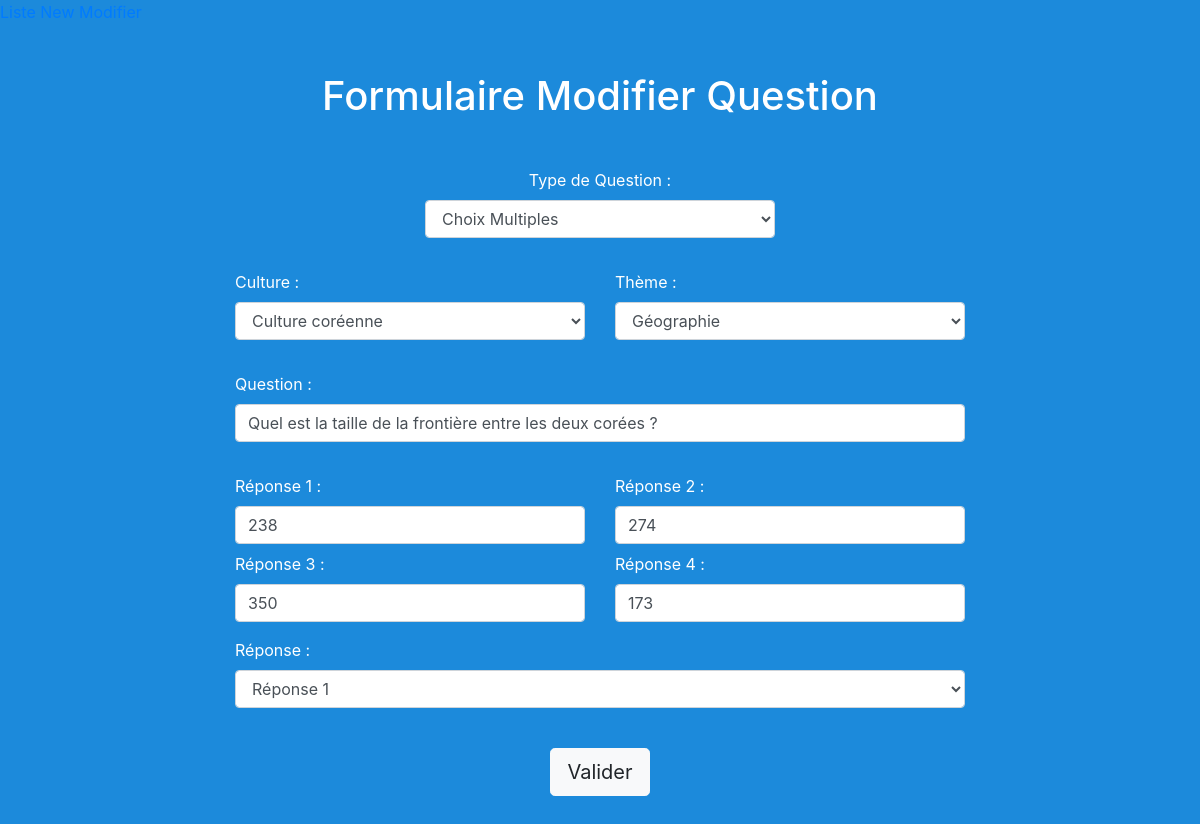
Screenshot of /modify_question.php?id=16 with the database file from the repository.
### tables this page shows
CREATE TABLE `questions`(
    `question_id` INT(11) NOT NULL,
    `culture` VARCHAR(150) NOT NULL,
    `theme_id` INT(11) NOT NULL,
    `type` INT(11) NOT NULL,
    `question_name` VARCHAR(150) NOT NULL,
    `answer_1` VARCHAR(150) NOT NULL,
    `answer_2` VARCHAR(150) NOT NULL,
    `answer_3` VARCHAR(150) NOT NULL,
    `answer_4` VARCHAR(150) NOT NULL,
    `right_answer` INT(11) NOT NULL
);

### functions.php (called while the page is built, shortened)
<?php
function bdd_connect()
{
    try {
        $options = [
            PDO::ATTR_ERRMODE => PDO::ERRMODE_EXCEPTION
        ];
        $dsn = 'mysql:host=' . BDD_HOST . ';dbname=' . BDD_NAME . ';charset=utf8';
        $bdd_instance = new PDO($dsn, BDD_USER, BDD_PWD, $options);
        return $bdd_instance;
    } catch (PDOException $ex) {
        printf('Connexion Base De Données - Erreur code "%s"', $ex->getCode());
    }
}
function get_qestion($id)
{
    $bdd_instance = bdd_connect();
    $request = <<<EOD
        SELECT
            `culture`, `theme_id`, `type`, `question_name`, `answer_1`, `answer_2`, `answer_3`, `answer_4`, `right_answer`
        FROM `questions`
        WHERE `question_id` = :id;
EOD;
    $stmt = $bdd_instance->prepare($request);
    $stmt->bindValue(':id', $id);
    $stmt->execute();
    $question = $stmt->fetchAll(PDO::FETCH_ASSOC);
    return ($question);
}
?>

### modify_question.php (the view, shortened to what this page needs)
<?php
require_once __DIR__ . '/inc/header.php';
$question = get_qestion($_GET["id"]);
?>
<h1 class="mb-5 text-center">
    Formulaire Modifier Question
</h1>
<?php if ($_SERVER['REQUEST_METHOD'] == 'POST') {
    require_once __DIR__ . '/inc/confirmation.php';
} else { ?>
    <form method="POST" action="">
        <div class="row">
            <div class="form-group col-8 col-md-4 mx-auto">
                <label class="d-block text-center" for="qstn_type">Type de Question :</label>
                <select class="form-control" name="qstn_type" id="qstn_type" required>
                    <option value="2" <?= $question[0]["type"] == 2 ? "selected" : '' ; ?>>Choix Multiples</option>
                </select>
            </div>
        </div>
        <div class="row mt-3">
            <div class="form-group col-8 col-md-4 mx-auto ml-md-auto mr-md-0 mb-2">
                <label for="qstn_cult">Culture :</label>
                <select class="form-control" name="qstn_cult" id="qstn_cult" required>
                    <option value="Culture coréenne" <?= $question[0]["culture"] == 'Culture coréenne' ? "selected" : '' ; ?>>Culture coréenne</option>
                </select>
            </div>
            <div class="form-group col-8 col-md-4 mx-auto mr-md-auto ml-md-0">
                <label for="qstn_theme">Thème :</label>
                <select class="form-control" name="qstn_theme" id="qstn_theme" required>
                    <option value="2" <?= $question[0]["theme_id"] == 2 ? "selected" : '' ; ?>>Géographie</option>
                </select>
            </div>
        </div>
        <div class="row mt-3">
            <div class="form-group col-8 mx-auto">
                <label for="qstn_text">Question :</label>
                <input class="form-control" type="text" name="qstn_text" id="qstn_text" value="<?= $question[0]["question_name"]; ?>" required>
            </div>
        </div>
        <div id="qstn_type_2_block">
            <div id="qstn_type_2_block" class="row mt-3">
                <div class="form-group col-8 col-md-4 mx-auto ml-md-auto mr-md-0 mb-2">
                    <label for="qstn_type_2_answer_1">Réponse 1 :</label>
                    <input class="form-control" type="text" name="qstn_type_2_answer_1" id="qstn_type_2_answer_1" value="<?= $question[0]["answer_1"]; ?>">
                </div>
                <div class="form-group col-8 col-md-4 mx-auto mr-md-auto ml-md-0 mb-2">
                    <label for="qstn_type_2_answer_2">Réponse 2 :</label>
                    <input class="form-control" type="text" name="qstn_type_2_answer_2" id="qstn_type_2_answer_2" value="<?= $question[0]["answer_2"]; ?>">
                </div>
            </div>
            <div class="row">
                <div class="form-group col-8 col-md-4 mx-auto ml-md-auto mr-md-0 mb-2">
                    <label for="qstn_type_2_answer_3">Réponse 3 :</label>
                    <input class="form-control" type="text" name="qstn_type_2_answer_3" id="qstn_type_2_answer_3" value="<?= $question[0]["answer_3"]; ?>">
                </div>
                <div class="form-group col-8 col-md-4 mx-auto mr-md-auto ml-md-0">
                    <label for="qstn_type_2_answer_4">Réponse 4 :</label>
                    <input class="form-control" type="text" name="qstn_type_2_answer_4" id="qstn_type_2_answer_4" value="<?= $question[0]["answer_4"]; ?>">
                </div>
            </div>
            <div class="row">
                <div class="form-group col-8 mx-auto">
                    <label for="qstn_type_2_answer">Réponse :</label>
                    <select class="form-control" name="qstn_type_2_answer" id="qstn_type_2_answer">
                        <option value="1" <?= $question[0]["right_answer"] == 1 ? "selected" : '' ; ?>>Réponse 1</option>
                    </select>
                </div>
            </div>
        </div>
        <button type="submit" class="btn btn-light btn-lg d-block mx-auto mt-4">Valider</button>
    </form>
<?php } ?>
<?php
require_once __DIR__ . '/inc/footer.php';
?>

### assets/css/style.css (style rules this page uses)
body { min-height: 100vh; background: #1C8ADB; }

### rows the page displays
questions: qstn_type "Choix Multiples", qstn_cult "Culture coréenne", qstn_theme "Géographie", qstn_text "Quel est la taille de la frontière entre les deux corées ?", qstn_type_2_answer_1 "238", qstn_type_2_answer_2 "274", qstn_type_2_answer_3 "350", qstn_type_2_answer_4 "173", qstn_type_2_answer "Réponse 1"
